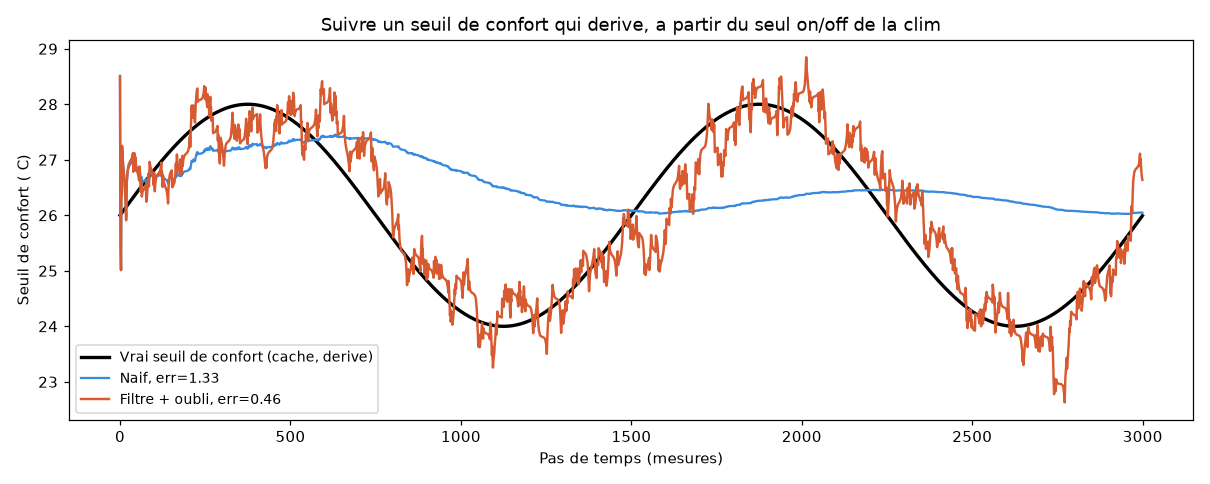

Here is the Python script that generated this plot:
"""
Semaine 6 (finalisation) : preference REVELEE + qui DERIVE dans le temps
=======================================================================
Un foyer reel : son seuil de confort change avec les saisons, et on ne voit
que son comportement (clim allumee ou non). On combine :
  - la vraisemblance comportementale (semaine 6),
  - l'oubli / filtre bayesien (semaine 5),
pour suivre un seuil de confort MOBILE a partir du seul on/off de la clim.

C'est exactement la situation des donnees de Hanoi (mesures sur ~1 an).
"""
import numpy as np
import matplotlib
matplotlib.use("Agg")
import matplotlib.pyplot as plt

rng = np.random.default_rng(5)
grid = np.arange(20, 32.001, 0.1); dx = grid[1] - grid[0]
RAIDEUR = 1.2

def noyau(sd):
    d = int(np.ceil(3 * sd / dx)); x = np.arange(-d, d + 1) * dx
    k = np.exp(-0.5 * (x / sd) ** 2); return k / k.sum()

def p_allume(T, seuil):
    return 1.0 / (1.0 + np.exp(-(T - seuil) / RAIDEUR))

class EstimateurRevele:
    """Behavioral likelihood + oubli optionnel (sd>0 => filtre qui suit la derive)."""
    def __init__(self, sigma_drift=0.0):
        self.belief = np.ones_like(grid) / len(grid)
        self.k = noyau(sigma_drift) if sigma_drift > 0 else None
    def observer(self, T, on):
        if self.k is not None:                        # prediction (oubli)
            self.belief = np.convolve(self.belief, self.k, mode="same"); self.belief /= self.belief.sum()
        p = p_allume(T, grid)                          # mise a jour comportementale
        self.belief *= np.clip(p if on else (1 - p), 1e-9, None); self.belief /= self.belief.sum()
    @property
    def estimation(self):
        return float(np.sum(grid * self.belief))

# ---------- Occupant : seuil de confort qui derive (saisonnier) ----------
N = 3000
def seuil_vrai(t):
    return 26.0 + 2.0 * np.sin(2 * np.pi * t / 1500.0)   # derive 24..28 C

naif = EstimateurRevele(sigma_drift=0.0)
filtre = EstimateurRevele(sigma_drift=0.10)
verite, est_naif, est_filtre = [], [], []
for t in range(N):
    s = seuil_vrai(t)
    T = 26.0 + 4.0 * np.sin(2 * np.pi * t / 41.0) + rng.normal(0, 0.4)   # temperature interieure
    on = 1 if rng.random() < p_allume(T, s) else 0
    naif.observer(T, on); filtre.observer(T, on)
    verite.append(s); est_naif.append(naif.estimation); est_filtre.append(filtre.estimation)

verite = np.array(verite); est_naif = np.array(est_naif); est_filtre = np.array(est_filtre)
e_naif = np.mean(np.abs(est_naif[300:] - verite[300:]))
e_filtre = np.mean(np.abs(est_filtre[300:] - verite[300:]))
print(f"Suivi d'un seuil de confort qui derive, a partir du seul comportement clim :")
print(f"   Naif (sans oubli)  : erreur {e_naif:.3f} C")
print(f"   Filtre (avec oubli): erreur {e_filtre:.3f} C")
print(f"   -> {e_naif/e_filtre:.1f}x meilleur")

plt.figure(figsize=(11, 4.4))
plt.plot(verite, "k", lw=2.2, label="Vrai seuil de confort (cache, derive)")
plt.plot(est_naif, color="#378ADD", lw=1.5, label=f"Naif, err={e_naif:.2f}")
plt.plot(est_filtre, color="#D85A30", lw=1.6, label=f"Filtre + oubli, err={e_filtre:.2f}")
plt.xlabel("Pas de temps (mesures)"); plt.ylabel("Seuil de confort ( C)")
plt.title("Suivre un seuil de confort qui derive, a partir du seul on/off de la clim")
plt.legend(loc="lower left", fontsize=9); plt.tight_layout()
plt.savefig("revealed_preference_drift.png", dpi=110)
print("\nFigure enregistree : revealed_preference_drift.png")
